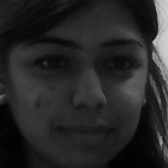
#> input picture dataset 2/User.135.1.jpg, 168 x 168 px, given in place of the camera
$ python newface.py
#> lines starting #> are read from the running program, lines starting #| are printed output that depends on the picture; after the words box and inside, x2 and y2 are one past the last pixel; in counts of white or black regions, pixels touching at a corner belong together
### training.py

# Import OpenCV2 for image processing
# Import os for file path
import cv2, os

# Import numpy for matrix calculation
import numpy as np

# Import Python Image Library (PIL)
from PIL import Image

# Create Local Binary Patterns Histograms for face recognization
recognizer = cv2.face.LBPHFaceRecognizer_create()

# Using prebuilt frontal face training model, for face detection
detector = cv2.CascadeClassifier("haarcascade_frontalface_default.xml");

# Create method to get the images and label data
def getImagesAndLabels(path):

    # Get all file path #V.imp
    imagePaths = [os.path.join(path,f) for f in os.listdir(path)]

    # Initialize empty face sample
    faceSamples=[]

    # Initialize empty id
    ids = []

    # Loop all the file path
    for imagePath in imagePaths:

        # Get the image and convert it to grayscale
        PIL_img = Image.open(imagePath).convert('L')

        # PIL image to numpy array
        img_numpy = np.array(PIL_img,'uint8')

        # Get the image id
        id = int(os.path.split(imagePath)[-1].split(".")[1])
        #print("ID trained: ",id)
        # Get the face from the training images
        faces = detector.detectMultiScale(img_numpy)

        # Loop for each face, append to their respective ID
        for (x,y,w,h) in faces:

            # Add the image to face samples
            faceSamples.append(img_numpy[y:y+h,x:x+w])

            # Add the ID to IDs
            ids.append(id)

    # Pass the face array and IDs array
    return faceSamples,ids

# Get the faces and IDs
faces,ids = getImagesAndLabels('dataset')

# Train the model using the faces and IDs
recognizer.train(faces, np.array(ids))

# Save the model into trainer.yml
recognizer.save('trainer/trainer.yml')
print("training done")

### newface.py
# Import OpenCV2 for image processing
import cv2

# Start capturing video
vid_cam = cv2.VideoCapture(0)

# Detect object in video stream using Haarcascade Frontal Face
face_detector = cv2.CascadeClassifier('haarcascade_frontalface_default.xml')

# For each person, one face id
face_id = int(input("Kindly Re-enter Employee ID: "))
#> the answer given: 3

# Initialize sample face image
count = 0

# Start looping
while(True):

    # Capture video frame
    _, image_frame = vid_cam.read()
#> image_frame is the input picture: shape (168, 168, 3); min 0, max 210, mean 38.8

    # Convert frame to grayscale
    gray = cv2.cvtColor(image_frame, cv2.COLOR_BGR2GRAY)

    # Detect frames of different sizes, list of faces rectangles
    faces = face_detector.detectMultiScale(gray, 1.3, 5)
#> faces = [[13, 11, 151, 151]]

    # Loops for each faces
    for (x,y,w,h) in faces:

        # Crop the image frame into rectangle
        cv2.rectangle(image_frame, (x,y), (x+w,y+h), (255,0,0), 2)

        # Increment sample face image
        count += 1

        # Save the captured image into the datasets folder
        cv2.imwrite("dataset/User." + str(face_id) + '.' + str(count) + ".jpg", gray[y:y+h,x:x+w])
#> this loop made 1 pass
#> (x, y, w, h, count) on pass 1: (13, 11, 151, 151, 1)
#> pass 1, `cv2.imwrite("dataset/User." + str(face_id) + '.' + str(count) + ".jpg"..`:
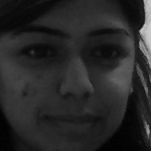
#> saved as User.3.1.jpg: shape (151, 151); min 0, max 203, mean 39.4
#> after the loop:
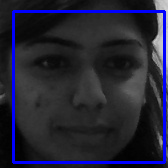
#> image_frame: shape (168, 168, 3); 6.41% of pixels changed, all inside (x1, y1, x2, y2) = (12, 10, 166, 164)
#> after the loop, count = 1

        # Display the video frame, with bounded rectangle on the person's face
        #cv2.imshow('frame', image_frame)


    # Display the video frame with the bounded rectangle
    cv2.imshow('AAPNA Attendance Monitoring System',image_frame)
    # To stop taking video, press 'q' for at least 100ms
    if cv2.waitKey(100) & 0xFF == ord('q'):
#> (key q is pressed here)
        break

    # If image taken reach 100, stop taking video
    elif count>4:
        break

# Stop video
vid_cam.release()

# Close all started windows
cv2.destroyAllWindows()
import training
#> (the run stopped early here; a loop or call above may not have finished)
